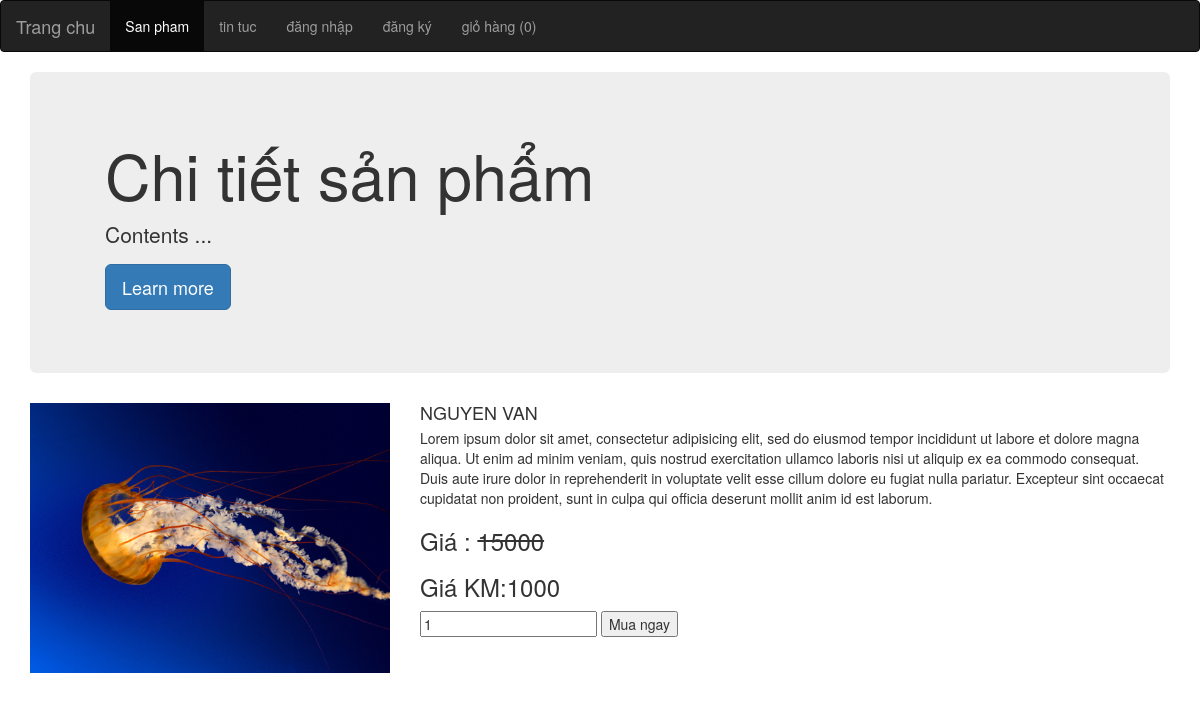
Page /product-detail.php?id=10 on the committed database.
### tables this page shows
CREATE TABLE `product` (
  `id` int(11) NOT NULL,
  `name` varchar(100) NOT NULL,
  `cat_id` int(11) NOT NULL,
  `price` float NOT NULL,
  `sale_price` float DEFAULT NULL,
  `image` varchar(255) DEFAULT NULL,
  `status` tinyint(2) DEFAULT NULL
);

### product-detail.php (the view, shortened to what this page needs)
<?php
	include 'header.php';
	if(isset($_GET['id'])){
		$id = $_GET['id'];
		$product = mysqli_query($conn,"SELECT * FROM product WHERE id = $id");
		$pro = mysqli_fetch_assoc($product);
	}
 ?>
	<div class="container">
		<div class="jumbotron">
			<div class="container">
				<h1>Chi tiết sản phẩm</h1>
				<p>Contents ...</p>
				<p>
					<a class="btn btn-primary btn-lg">Learn more</a>
				</p>
			</div>
		</div>
	</div>
	<div class="container">
		<div class="row">
			<div class="media">
				<div class="col-md-4">
					<a class="pull-left" href="#">
					<img class="media-object" src="uploads/<?php echo $pro['image'] ?>" alt="Image" width="100%">
					</a>
				</div>
				<div class="col-md-8">
					<form action="process-cart.php" method="GET">
						<div class="media-body">
							<h4 class="media-heading"><?php echo $pro['name'] ?></h4>
							<p>Lorem ipsum dolor sit amet, consectetur adipisicing elit, sed do eiusmod
							tempor incididunt ut labore et dolore magna aliqua. Ut enim ad minim veniam,
							quis nostrud exercitation ullamco laboris nisi ut aliquip ex ea commodo
							consequat. Duis aute irure dolor in reprehenderit in voluptate velit esse
							cillum dolore eu fugiat nulla pariatur. Excepteur sint occaecat cupidatat non
							proident, sunt in culpa qui officia deserunt mollit anim id est laborum.</p>
							<?php if($pro['sale_price']>0) :?>
							<h3>Giá : <del><?php echo $pro['price']; ?></del></h3>
							<h3>Giá KM:<?php echo $pro['sale_price']; ?></h3>
							<?php else: ?>
								<h3>Giá :<?php echo $pro['price']; ?></h3>
							<?php endif ?>
							<input type="number" name="quantity" value="1">
							<button type="submit">Mua ngay</button>
						</div>
					</form>
				</div>
			</div>
		</div>
	</div>
 <?php
 include 'footer.php';
  ?>

### rows in the picture
product: image (picture), name "NGUYEN VAN", price "15000", sale_price "1000"

### other values in the picture
total_cart($carts) "0"
